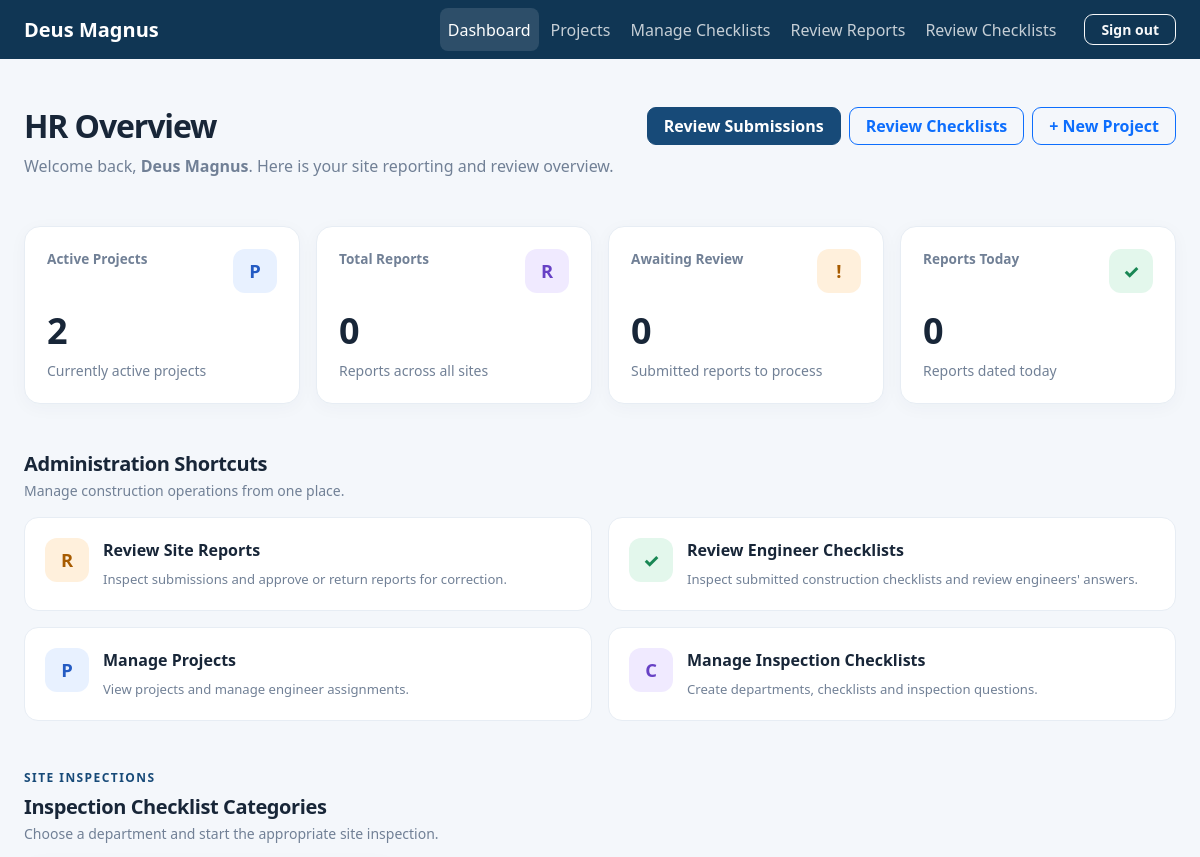
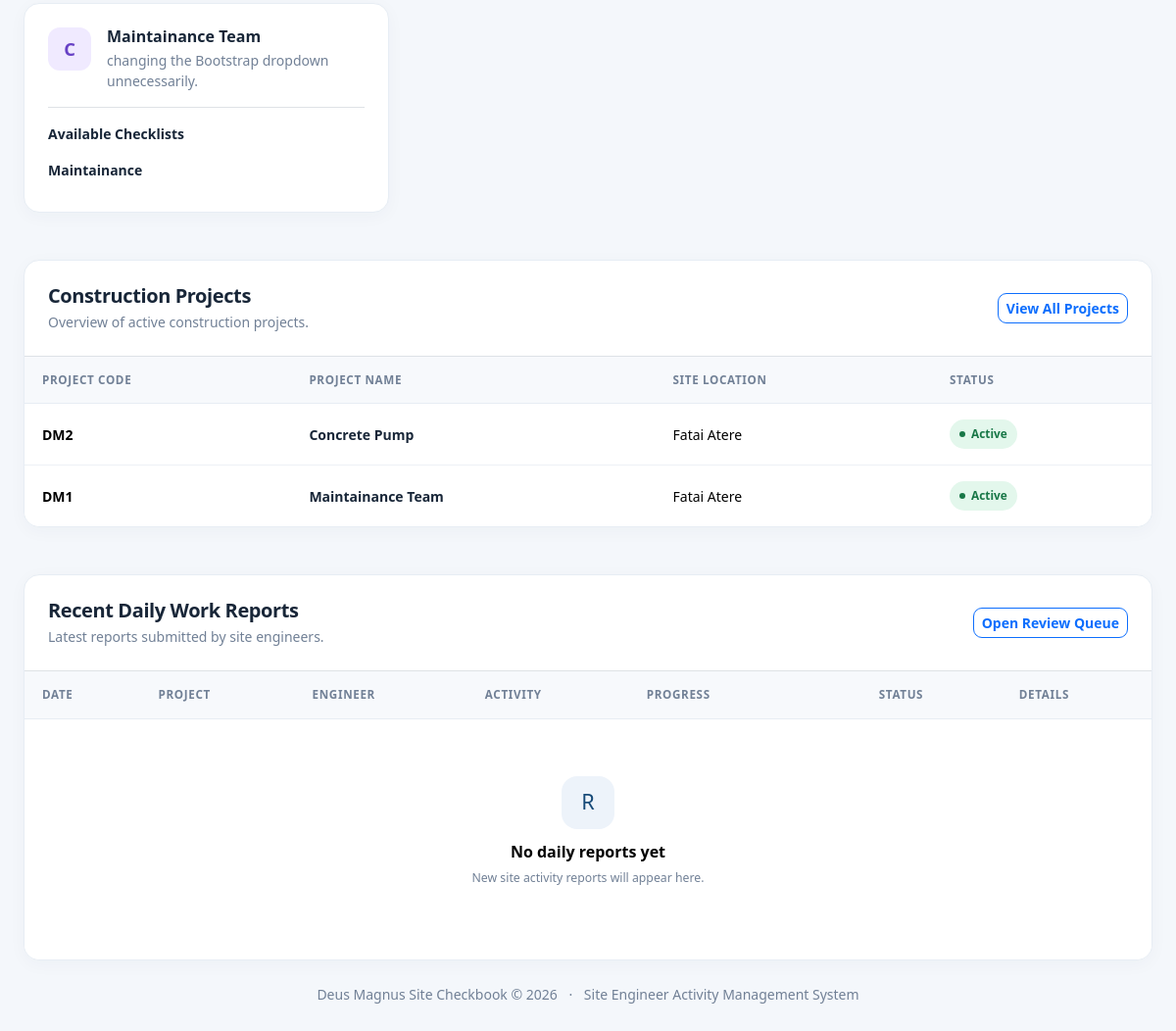
The app's page /site-checkbook/ (signed in), older data (2 pictures, top to bottom).
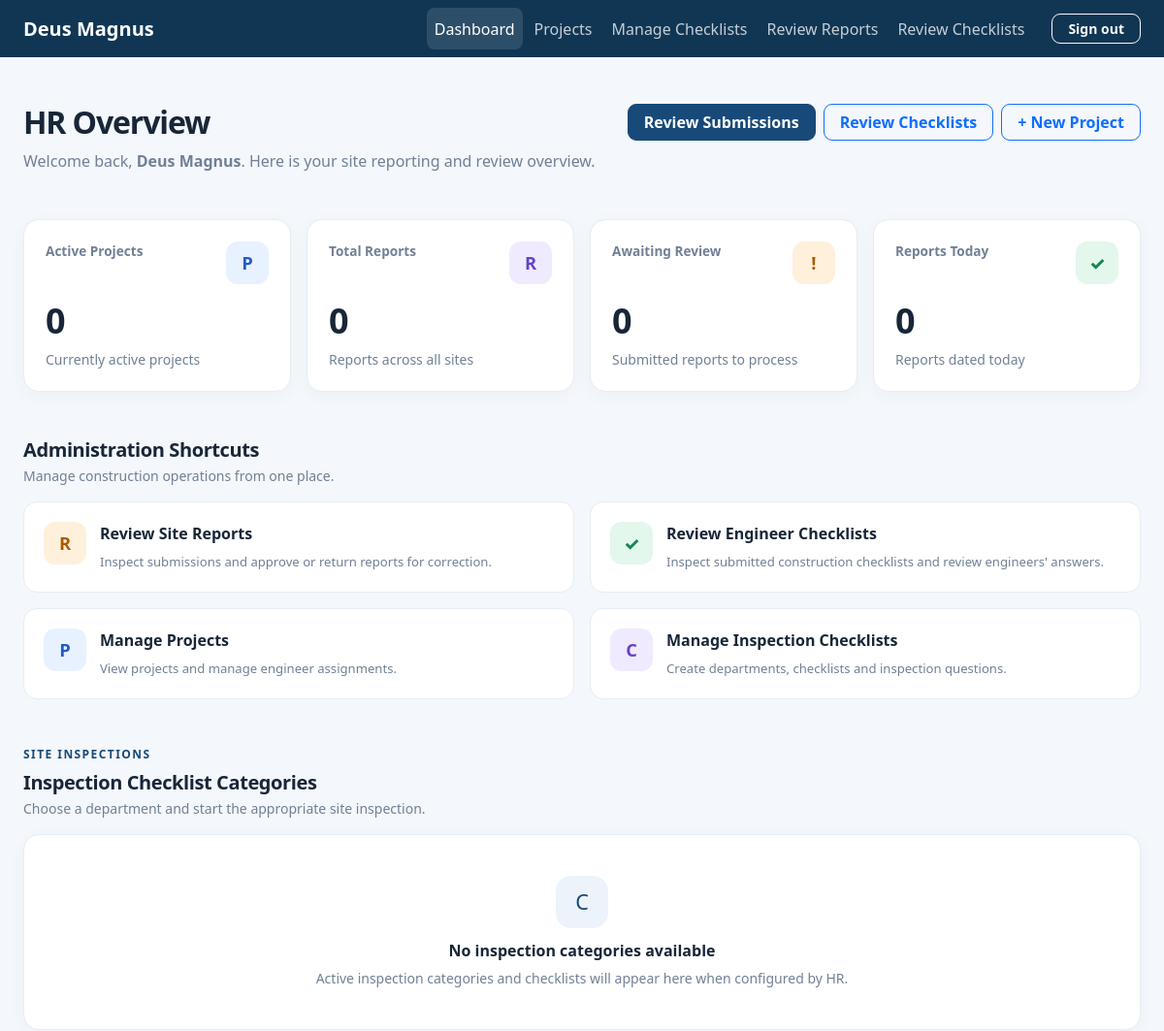
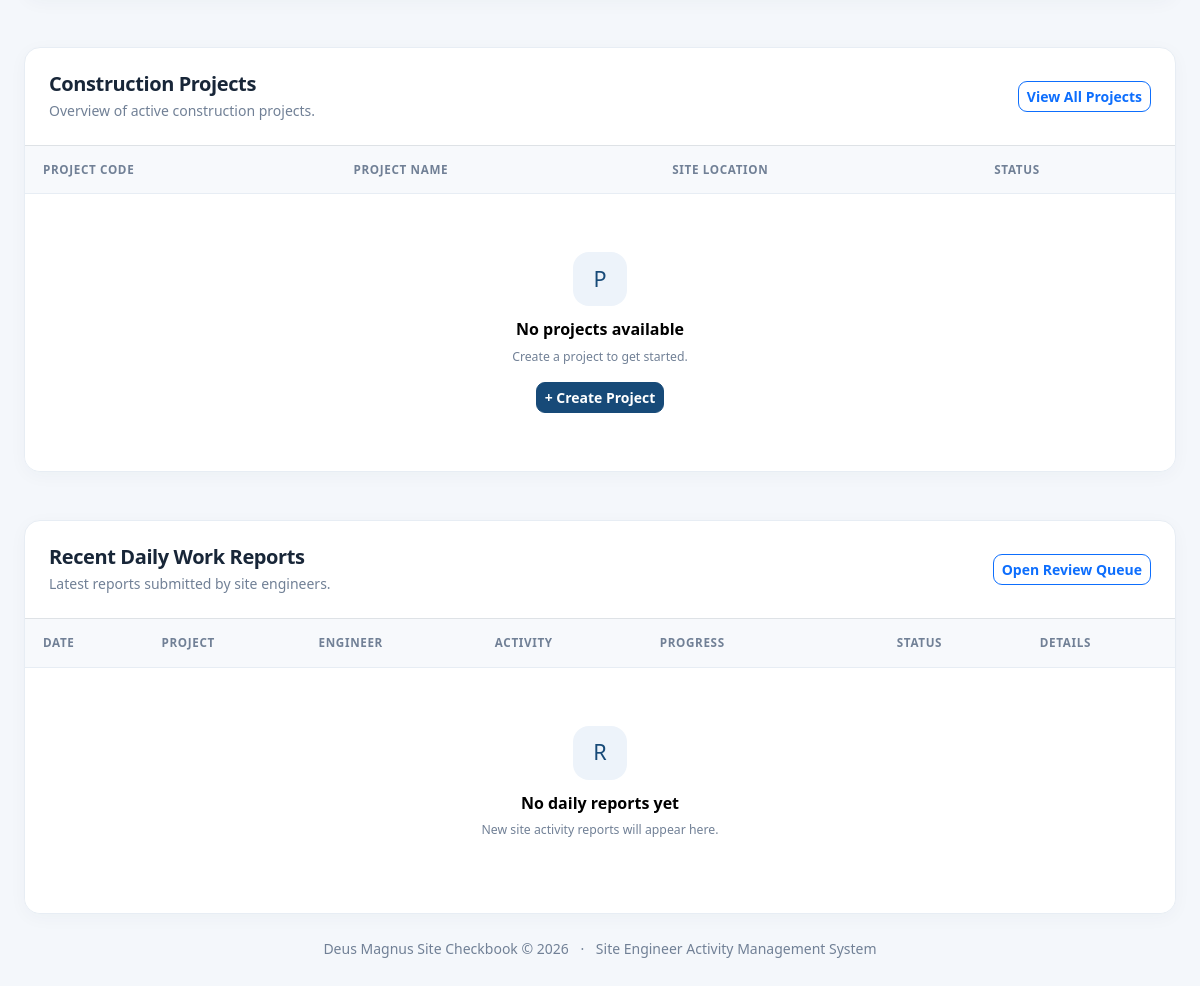
The same page, newer data (2 pictures, top to bottom).
### site_checkbook/models.py (models this page shows, shortened)
class Department(models.Model):
    name = models.CharField(max_length=150, unique=True)
    description = models.TextField(blank=True)
    is_active = models.BooleanField(default=True)
    created_at = models.DateTimeField(auto_now_add=True)
    class Meta:
        ordering = ["name"]

class Checklist(models.Model):
    department = models.ForeignKey(
        Department,
        on_delete=models.PROTECT,
        related_name="checklists",
    )
    title = models.CharField(max_length=200)
    description = models.TextField(blank=True)
    is_active = models.BooleanField(default=True)
    created_at = models.DateTimeField(auto_now_add=True)
    class Meta:
        ordering = ["department__name", "title"]

class Project(models.Model):
    name = models.CharField(max_length=200)
    project_code = models.CharField(max_length=50, unique=True)
    client = models.CharField(max_length=200, blank=True)
    site_location = models.CharField(max_length=255)
    description = models.TextField(blank=True)
    engineers = models.ManyToManyField(
        settings.AUTH_USER_MODEL,
        related_name="checkbook_projects",
        blank=True,
    )
    is_active = models.BooleanField(default=True)
    created_at = models.DateTimeField(auto_now_add=True)
    class Meta:
        ordering = ["name"]

### site_checkbook/views.py (the view, shortened to what this page needs)
# urls.py: path("", views.dashboard, name="dashboard"),
@login_required
def dashboard(request):
    user = request.user
    reviewer = is_hr_reviewer(user)
    if reviewer:
        projects = Project.objects.filter(is_active=True)
        activities = SiteActivity.objects.select_related(
            "project",
            "engineer",
        )
    activities = activities.order_by(
        "-activity_date",
        "-created_at",
    )
    today = timezone.localdate()
    checklist_categories = (
        Department.objects
        .filter(
            is_active=True,
            checklists__is_active=True,
        )
        .distinct()
        .prefetch_related("checklists")
        .order_by("name")
    )
    my_checklist_submissions = (
        ChecklistSubmission.objects
        .filter(engineer=user)
        .select_related("checklist", "project")
        .order_by("-inspection_date", "-pk")[:10]
    )
    context = {
        "projects": projects,
        "activities": activities[:10],
        "total_projects": projects.count(),
        "total_activities": activities.count(),
        "pending_reviews": activities.filter(
            status="submitted",
        ).count(),
        "today_activities": activities.filter(
            activity_date=today,
        ).count(),
        "is_reviewer": reviewer,
        "can_manage_projects": can_manage_projects(user),
        "checklist_categories": checklist_categories,
        "my_checklist_submissions": my_checklist_submissions,
    }
    return render(
        request,
        "site_checkbook/dashboard.html",
        context,
    )

### site_checkbook/permissions.py (called while the page is built)
def can_manage_projects(user):
    if not user.is_authenticated:
        return False
    return (
        user.is_superuser
        or user.groups.filter(
            name__in=["HR", "Supervisors", "Project Managers"]
        ).exists()
    )

### site_checkbook/views.py (called while the page is built)
def is_hr_reviewer(user):
    return (
        user.is_authenticated
        and (
            user.is_superuser
            or user.groups.filter(name__in=["HR", "Supervisors"]).exists()
        )
    )

### templates/site_checkbook/dashboard.html (shortened to what the changed rows need)
<!DOCTYPE html>
<html lang="en">
<head>
    <link href="https://cdn.jsdelivr.net/npm/bootstrap@5.3.3/dist/css/bootstrap.min.css" rel="stylesheet">
</head>
<body>
<main class="container-fluid page-wrap px-3 px-lg-4 py-4 py-lg-5">
    <div class="d-flex flex-wrap justify-content-between align-items-start gap-3 mb-4 mb-lg-5">
        <div>
            <h1 class="page-title h2 mb-2">
                {% if is_reviewer %}HR Overview{% else %}Engineer Dashboard{% endif %}
            </h1>
        </div>
    </div>
    <div class="row g-3 mb-4 mb-lg-5">
        <div class="col-6 col-xl-3">
            <div class="stat-card">
                <div class="d-flex justify-content-between align-items-start gap-2 mb-3">
                    <span class="stat-label">{% if can_manage_projects %}Active Projects{% else %}My Projects{% endif %}</span>
                    <span class="stat-icon icon-blue">P</span>
                </div>
                <div class="stat-value">{{ total_projects }}</div>
                <div class="small muted mt-2">{% if can_manage_projects %}Currently active projects{% else %}Projects assigned to you{% endif %}</div>
            </div>
        </div>
    </div>
    {% if is_reviewer %}
        <section class="mb-4 mb-lg-5">
            <div class="mb-3">
                <h2 class="section-title h5 mb-1">Administration Shortcuts</h2>
            </div>
        </section>
    {% endif %}
    <section class="mb-4 mb-lg-5">
        <div class="d-flex flex-wrap justify-content-between align-items-start gap-3 mb-3">
            <div>
                <h2 class="section-title h5 mb-1">Inspection Checklist Categories</h2>
            </div>
        </div>
        <div class="row g-3">
            {% for category in checklist_categories %}
                <div class="col-md-6 col-xl-4">
                    <div class="panel p-3 p-lg-4 h-100">
                        <div class="d-flex align-items-start gap-3 mb-3">
                            <span class="stat-icon icon-purple">C</span>
                            <div>
                                <h3 class="h6 fw-bold mb-1">{{ category.name }}</h3>
                                <p class="small muted mb-0">
                                    {% if category.description %}
                                        {{ category.description }}
                                    {% else %}
                                        Inspection checklists for this department.
                                    {% endif %}
                                </p>
                            </div>
                        </div>
                        <div class="border-top pt-3">
                            <div class="small fw-bold mb-2">Available Checklists</div>
                            {% for checklist in category.checklists.all %}
                                {% if checklist.is_active %}
                                    <div class="d-flex justify-content-between align-items-center gap-3 py-2">
                                        <div class="small fw-semibold">{{ checklist.title }}</div>
                                    </div>
                                {% endif %}
                            {% empty %}
                                <p class="small muted mb-0">No checklists are available in this category yet.</p>
                            {% endfor %}
                        </div>
                    </div>
                </div>
            {% empty %}
                <div class="col-12">
                    <div class="panel empty-state">
                        <div class="empty-icon">C</div>
                        <h3 class="h6 fw-bold">No inspection categories available</h3>
                        <p class="muted small mb-0">
                            Active inspection categories and checklists will appear here when configured by HR.
                        </p>
                    </div>
                </div>
            {% endfor %}
        </div>
    </section>
    <section class="panel overflow-hidden mb-4 mb-lg-5">
        <div class="d-flex flex-wrap justify-content-between align-items-center gap-3 p-3 p-lg-4 border-bottom">
            <div>
                <h2 class="section-title h5 mb-1">Construction Projects</h2>
            </div>
        </div>
        <div class="table-responsive">
            <table class="table">
                <thead>
                    <tr>
                        <th>Project Code</th>
                        <th>Project Name</th>
                        <th>Site Location</th>
                        <th>Status</th>
                    </tr>
                </thead>
                <tbody>
                    {% for project in projects %}
                        <tr>
                            <td><span class="fw-bold">{{ project.project_code }}</span></td>
                            <td><span class="record-title">{{ project.name }}</span></td>
                            <td>{{ project.site_location|default:"—" }}</td>
                            <td>
                                {% if project.is_active %}
                                    <span class="status-pill status-active">Active</span>
                                {% else %}
                                    <span class="status-pill status-inactive">Inactive</span>
                                {% endif %}
                            </td>
                        </tr>
                    {% empty %}
                        <tr>
                            <td colspan="4">
                                <div class="empty-state">
                                    <div class="empty-icon">P</div>
                                    <h3 class="h6 fw-bold">No projects available</h3>
                                    <p class="muted small mb-3">
                                        {% if can_manage_projects %}Create a project to get started.{% else %}Contact your manager to be assigned to a construction project.{% endif %}
                                    </p>
                                    {% if can_manage_projects %}
                                        <a href="{% url 'site_checkbook:create_project' %}" class="btn btn-primary btn-sm">+ Create Project</a>
                                    {% endif %}
                                </div>
                            </td>
                        </tr>
                    {% endfor %}
                </tbody>
            </table>
        </div>
    </section>
    <section class="panel overflow-hidden">
        <div class="d-flex flex-wrap justify-content-between align-items-center gap-3 p-3 p-lg-4 border-bottom">
            <div>
                <h2 class="section-title h5 mb-1">Recent Daily Work Reports</h2>
            </div>
        </div>
        <div class="table-responsive">
            <table class="table">
                <thead>
                    <tr>
                        <th>Date</th>
                        <th>Project</th>
                        {% if is_reviewer %}<th>Engineer</th>{% endif %}
                        <th>Activity</th>
                        <th style="min-width:135px;">Progress</th>
                        <th>Status</th>
                        <th>Details</th>
                    </tr>
                </thead>
            </table>
        </div>
    </section>
</main>
</body>
</html>

Row changes from the older to the newer data that the page shows:
removed Department: name "Maintainance Team", description "changing the Bootstrap dropdown unnecessarily."
removed Checklist: title "Maintainance"
removed Project: project_code "DM2", name "Concrete Pump", site_location "Fatai Atere", is_active "Active"
removed Project: project_code "DM1", name "Maintainance Team", site_location "Fatai Atere", is_active "Active"
Text that changed along with them:
{{ total_projects }}: "2" → "0"
text now shown: "C No inspection categories available Active inspection categories and checklists will appear here when configured by HR. P No projects available Create a project to get started. + Create Project"
